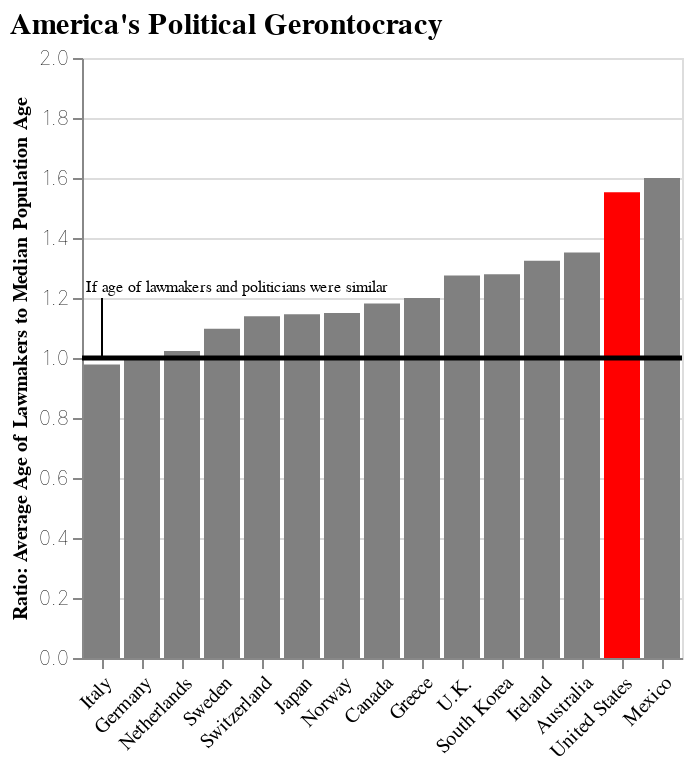

Notebook cell for this chart:
### Code cell
L_ages_chart_2 = (
alt.Chart(L_ages_2[L_ages_2['Country'] == 'United States']).mark_bar(color = 'red').encode(
    x={
        "field":"Country", #Specify "Median Age of Population" for the x-axis
        "type":"nominal", #Specify a quantitative data type
        "scale": alt.Scale(domain=L_ages_2.sort_values('AAL_over_MPA', ascending=True)['Country'].tolist()),
        "axis":alt.Axis(title="" , labelAngle=-45)

    },
    y={
        "field":"AAL_over_MPA", #Specify "Median Age of Population" for the x-axis
        "type":"quantitative",
        "scale":alt.Scale(domain=[0, 2]),
        "axis":alt.Axis( #Set y-axis parameters
            title="Ratio: Average Age of Lawmakers to Median Population Age", #Change y-axis title
            titleFont='Georgia', #Change x-axis title font
            titleFontSize=10, #Resize x-axis title
            labelFontWeight='lighter', #Make x-axis title less bold
        )
    }
)
+
alt.Chart(L_ages_2[L_ages_2['Country'] != 'United States']).mark_bar(color = 'gray').encode(
    x={
        "field":"Country", #Specify "Median Age of Population" for the x-axis
        "type":"nominal", #Specify a quantitative data type
        "scale": alt.Scale(domain=L_ages_2.sort_values('AAL_over_MPA', ascending=True)['Country'].tolist()),

    },
    y={
        "field":"AAL_over_MPA", #Specify "Median Age of Population" for the x-axis
        "type":"quantitative"
    }
)
+
alt.Chart(pd.DataFrame({'y': [1]})).mark_rule(color='black' , size = 2.5).encode(y='y:Q')
+
alt.Chart(pd.DataFrame({
        'text': ['If age of lawmakers and politicians were similar']
    })).mark_text(
        align='left',
        baseline='middle',
        fontSize=8,
        font='Georgia',
        color='black'
    ).encode(
        x=alt.value(2),  # Fixed x position for the annotation
        y=alt.value(115),  # Fixed y position for the annotation (adjust as needed)
        text='text:N'  # Display the text
    )
+
    # Add the arrow line from the text box to the horizontal rule
    alt.Chart(pd.DataFrame({'y': [1.2]})).mark_rule(
        color='black',  # Color of the arrow line
        size=1
    ).encode(
        x=alt.value(10),  # Start of the arrow (horizontal position of the text)
        y='y:Q',  # Position of the arrow line
        y2=alt.value(150),  # End of the arrow (on the horizontal line)
    )
)
L_ages_chart_2=L_ages_chart_2.configure_title( #Add a title to the chart
    fontSize=15,
    font='Georgia',
    anchor='start',
    color='black'
).properties(
    title="America's Political Gerontocracy"
)

L_ages_chart_2

### Figure 1 — Vega-Lite specification as saved in the notebook (floating-point values rounded to 4 significant figures)
{"config": {"view": {"continuousWidth": 300, "continuousHeight": 300}, "title": {"anchor": "start", "color": "black", "font": "Georgia", "fontSize": 15}}, "layer": [{"data": {"name": "data-d5372a63ba2850b1db02bc119fe5257d"}, "mark": {"type": "bar", "color": "red"}, "encoding": {"x": {"axis": {"labelAngle": -45, "title": ""}, "field": "Country", "scale": {"domain": ["Italy", "Germany", "Netherlands", "Sweden", "Switzerland", "Japan", "Norway", "Canada", "Greece", "U.K.", "South Korea", "Ireland", "Australia", "United States", "Mexico"]}, "type": "nominal"}, "y": {"axis": {"labelFontWeight": "lighter", "title": "Ratio: Average Age of Lawmakers to Median Population Age", "titleFont": "Georgia", "titleFontSize": 10}, "field": "AAL_over_MPA", "scale": {"domain": [0, 2]}, "type": "quantitative"}}}, {"data": {"name": "data-316cf89202f2c1e2e23f1d491da39d1a"}, "mark": {"type": "bar", "color": "gray"}, "encoding": {"x": {"field": "Country", "scale": {"domain": ["Italy", "Germany", "Netherlands", "Sweden", "Switzerland", "Japan", "Norway", "Canada", "Greece", "U.K.", "South Korea", "Ireland", "Australia", "United States", "Mexico"]}, "type": "nominal"}, "y": {"field": "AAL_over_MPA", "type": "quantitative"}}}, {"data": {"name": "data-d764767e7dd3b10b2c76c1355ce10ef3"}, "mark": {"type": "rule", "color": "black", "size": 2.5}, "encoding": {"y": {"field": "y", "type": "quantitative"}}}, {"data": {"name": "data-50a5be0509de39a4100f4d3b56555ada"}, "mark": {"type": "text", "align": "left", "baseline": "middle", "color": "black", "font": "Georgia", "fontSize": 8}, "encoding": {"text": {"field": "text", "type": "nominal"}, "x": {"value": 2}, "y": {"value": 115}}}, {"data": {"name": "data-97840a9a60ad7927a0a8bd7ba4ba8208"}, "mark": {"type": "rule", "color": "black", "size": 1}, "encoding": {"x": {"value": 10}, "y": {"field": "y", "type": "quantitative"}, "y2": {"value": 150}}}], "title": "America's Political Gerontocracy", "$schema": "https://vega.github.io/schema/vega-lite/v5.8.0.json", "datasets": {"data-d5372a63ba2850b1db02bc119fe5257d": [{"Country": "United States", "Average Age of Lawmakers": 59, "Median Age of Population": 38, "Country_labels": "United States", "AAL_over_MPA": 1.553}], "data-316cf89202f2c1e2e23f1d491da39d1a": [{"Country": "Mexico", "Average Age of Lawmakers": 48, "Median Age of Population": 30, "Country_labels": "Mexico", "AAL_over_MPA": 1.6}, {"Country": "Australia", "Average Age of Lawmakers": 50, "Median Age of Population": 37, "Country_labels": "Australia", "AAL_over_MPA": 1.351}, {"Country": "Ireland", "Average Age of Lawmakers": 49, "Median Age of Population": 37, "Country_labels": "Ireland", "AAL_over_MPA": 1.324}, {"Country": "South Korea", "Average Age of Lawmakers": 55, "Median Age of Population": 43, "Country_labels": "South Korea", "AAL_over_MPA": 1.279}, {"Country": "U.K.", "Average Age of Lawmakers": 51, "Median Age of Population": 40, "Country_labels": "U.K.", "AAL_over_MPA": 1.275}, {"Country": "Greece", "Average Age of Lawmakers": 54, "Median Age of Population": 45, "Country_labels": "Greece", "AAL_over_MPA": 1.2}, {"Country": "Canada", "Average Age of Lawmakers": 52, "Median Age of Population": 44, "Country_labels": "Canada", "AAL_over_MPA": 1.182}, {"Country": "Norway", "Average Age of Lawmakers": 46, "Median Age of Population": 40, "Country_labels": "Norway", "AAL_over_MPA": 1.15}, {"Country": "Japan", "Average Age of Lawmakers": 55, "Median Age of Population": 48, "Country_labels": "Japan", "AAL_over_MPA": 1.146}, {"Country": "Switzerland", "Average Age of Lawmakers": 49, "Median Age of Population": 43, "Country_labels": "Switzerland", "AAL_over_MPA": 1.14}, {"Country": "Sweden", "Average Age of Lawmakers": 45, "Median Age of Population": 41, "Country_labels": "Sweden", "AAL_over_MPA": 1.098}, {"Country": "Netherlands", "Average Age of Lawmakers": 44, "Median Age of Population": 43, "Country_labels": "Netherlands", "AAL_over_MPA": 1.023}, {"Country": "Germany", "Average Age of Lawmakers": 47, "Median Age of Population": 47, "Country_labels": "Germany", "AAL_over_MPA": 1.0}, {"Country": "Italy", "Average Age of Lawmakers": 45, "Median Age of Population": 46, "Country_labels": "Italy", "AAL_over_MPA": 0.9783}], "data-d764767e7dd3b10b2c76c1355ce10ef3": [{"y": 1}], "data-50a5be0509de39a4100f4d3b56555ada": [{"text": "If age of lawmakers and politicians were similar"}], "data-97840a9a60ad7927a0a8bd7ba4ba8208": [{"y": 1.2}]}}
